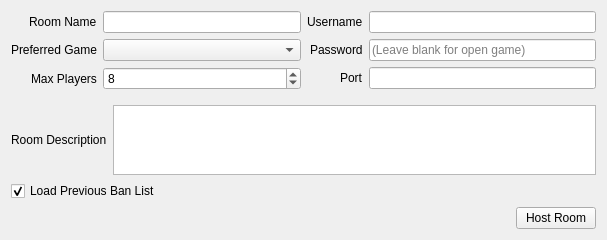
<?xml version="1.0" encoding="UTF-8"?>
<ui version="4.0">
 <class>HostRoom</class>
 <widget class="QWidget" name="HostRoom">
  <property name="geometry">
   <rect>
    <x>0</x>
    <y>0</y>
    <width>607</width>
    <height>211</height>
   </rect>
  </property>
  <property name="windowTitle">
   <string>Create Room</string>
  </property>
  <layout class="QVBoxLayout" name="verticalLayout_3">
   <item>
    <widget class="QWidget" name="settings" native="true">
     <layout class="QHBoxLayout">
      <property name="leftMargin">
       <number>0</number>
      </property>
      <property name="topMargin">
       <number>0</number>
      </property>
      <property name="rightMargin">
       <number>0</number>
      </property>
      <item>
       <layout class="QFormLayout" name="formLayout_2">
        <property name="labelAlignment">
         <set>Qt::AlignRight|Qt::AlignTrailing|Qt::AlignVCenter</set>
        </property>
        <item row="0" column="0">
         <widget class="QLabel" name="label">
          <property name="text">
           <string>Room Name</string>
          </property>
         </widget>
        </item>
        <item row="0" column="1">
         <widget class="QLineEdit" name="room_name">
          <property name="maxLength">
           <number>50</number>
          </property>
         </widget>
        </item>
        <item row="1" column="0">
         <widget class="QLabel" name="label_3">
          <property name="text">
           <string>Preferred Game</string>
          </property>
         </widget>
        </item>
        <item row="1" column="1">
         <widget class="QComboBox" name="game_list"/>
        </item>
        <item row="2" column="0">
         <widget class="QLabel" name="label_2">
          <property name="text">
           <string>Max Players</string>
          </property>
         </widget>
        </item>
        <item row="2" column="1">
         <widget class="QSpinBox" name="max_player">
          <property name="minimum">
           <number>2</number>
          </property>
          <property name="maximum">
           <number>16</number>
          </property>
          <property name="value">
           <number>8</number>
          </property>
         </widget>
        </item>
       </layout>
      </item>
      <item>
       <layout class="QFormLayout" name="formLayout">
        <property name="labelAlignment">
         <set>Qt::AlignRight|Qt::AlignTrailing|Qt::AlignVCenter</set>
        </property>
        <item row="0" column="1">
         <widget class="QLineEdit" name="username"/>
        </item>
        <item row="0" column="0">
         <widget class="QLabel" name="label_6">
          <property name="text">
           <string>Username</string>
          </property>
         </widget>
        </item>
        <item row="1" column="1">
         <widget class="QLineEdit" name="password">
          <property name="echoMode">
           <enum>QLineEdit::PasswordEchoOnEdit</enum>
          </property>
          <property name="placeholderText">
           <string>(Leave blank for open game)</string>
          </property>
         </widget>
        </item>
        <item row="2" column="1">
         <widget class="QLineEdit" name="port">
          <property name="inputMethodHints">
           <set>Qt::ImhDigitsOnly</set>
          </property>
          <property name="maxLength">
           <number>5</number>
          </property>
         </widget>
        </item>
        <item row="1" column="0">
         <widget class="QLabel" name="label_5">
          <property name="text">
           <string>Password</string>
          </property>
         </widget>
        </item>
        <item row="2" column="0">
         <widget class="QLabel" name="label_4">
          <property name="text">
           <string>Port</string>
          </property>
         </widget>
        </item>
       </layout>
      </item>
     </layout>
    </widget>
   </item>
   <item>
    <layout class="QHBoxLayout" name="horizontalLayout_3">
     <item>
      <widget class="QLabel" name="label_7">
       <property name="text">
        <string>Room Description</string>
       </property>
      </widget>
     </item>
     <item>
      <widget class="QTextEdit" name="room_description"/>
     </item>
    </layout>
   </item>
   <item>
    <layout class="QHBoxLayout">
     <item>
      <widget class="QCheckBox" name="load_ban_list">
       <property name="text">
        <string>Load Previous Ban List</string>
       </property>
       <property name="checked">
        <bool>true</bool>
       </property>
      </widget>
     </item>
    </layout>
   </item>
   <item>
    <layout class="QHBoxLayout" name="horizontalLayout">
     <property name="rightMargin">
      <number>0</number>
     </property>
     <item>
      <spacer name="horizontalSpacer">
       <property name="orientation">
        <enum>Qt::Horizontal</enum>
       </property>
       <property name="sizeHint" stdset="0">
        <size>
         <width>40</width>
         <height>20</height>
        </size>
       </property>
      </spacer>
     </item>
     <item>
      <widget class="QPushButton" name="host">
       <property name="text">
        <string>Host Room</string>
       </property>
      </widget>
     </item>
    </layout>
   </item>
  </layout>
 </widget>
 <resources/>
 <connections/>
</ui>
